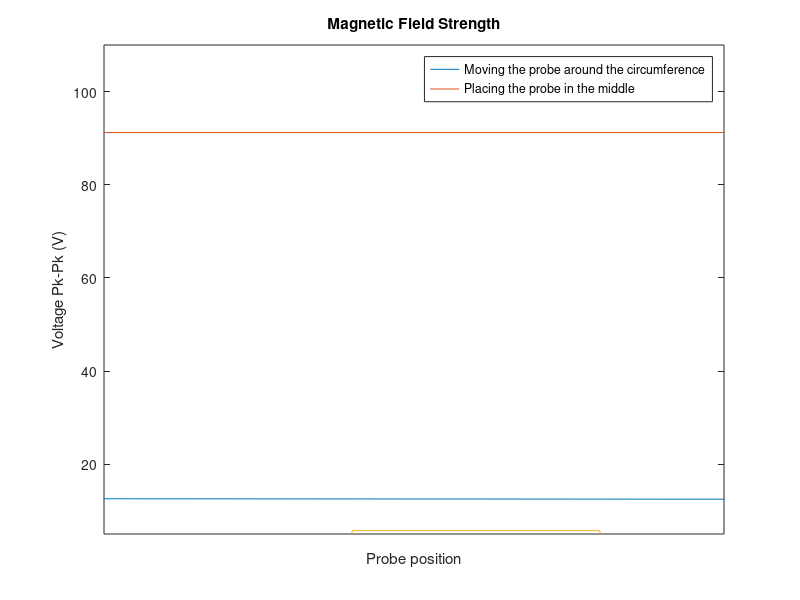

Source code (MATLAB):
clc,clear,close all
H = [12.6 11 11.6 11.8 9.4 9.84 6.16 15];
degr = [0 45 90 135 180 225 270 315];
plot(degr,H),ylim([5 110]), xlim([0 315]), hold on
title('Magnetic Field Strength')
xlabel('Angle (Degrees)')
ylabel('Voltage Pk-Pk (V)')

mid = linspace(91.2,91.2,315);
plot(mid)
legend('Moving the probe around the circumference','Placing the probe in the middle');

%%
clc,clear
R = 50;
dbuv = 89;
dbm = dbuv-90-10*log(50);
P = 0.000097275*10^-3;
U = sqrt(P*R)

%%
clc,clear
H = [3.44 5.72 2.14 2.14]
stairs(H)
curtick = get(gca, 'xTick');
xticks(unique(round(curtick)));
title('Magnetic Field Strength')
xlabel('Probe position')
ylabel('Voltage Pk-Pk (V)')
xlim([1 3.5])
